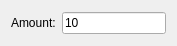
<?xml version="1.0" encoding="UTF-8"?>
<ui version="4.0">
 <class>Lengthen</class>
 <widget class="QWidget" name="Lengthen">
  <property name="geometry">
   <rect>
    <x>0</x>
    <y>0</y>
    <width>177</width>
    <height>46</height>
   </rect>
  </property>
  <layout class="QHBoxLayout">
   <item>
    <widget class="QLabel" name="AmountLabel">
     <property name="text">
      <string>Amount:</string>
     </property>
     <property name="buddy">
      <cstring>Amount</cstring>
     </property>
    </widget>
   </item>
   <item>
    <widget class="RMathLineEdit" name="Amount">
     <property name="toolTip">
      <string>Amount to lengthen or shorten (negative)</string>
     </property>
     <property name="text">
      <string notr="true">10</string>
     </property>
    </widget>
   </item>
  </layout>
 </widget>
 <customwidgets>
  <customwidget>
   <class>RMathLineEdit</class>
   <extends>QLineEdit</extends>
   <header>RMathLineEdit.h</header>
  </customwidget>
 </customwidgets>
 <resources/>
 <connections/>
</ui>
